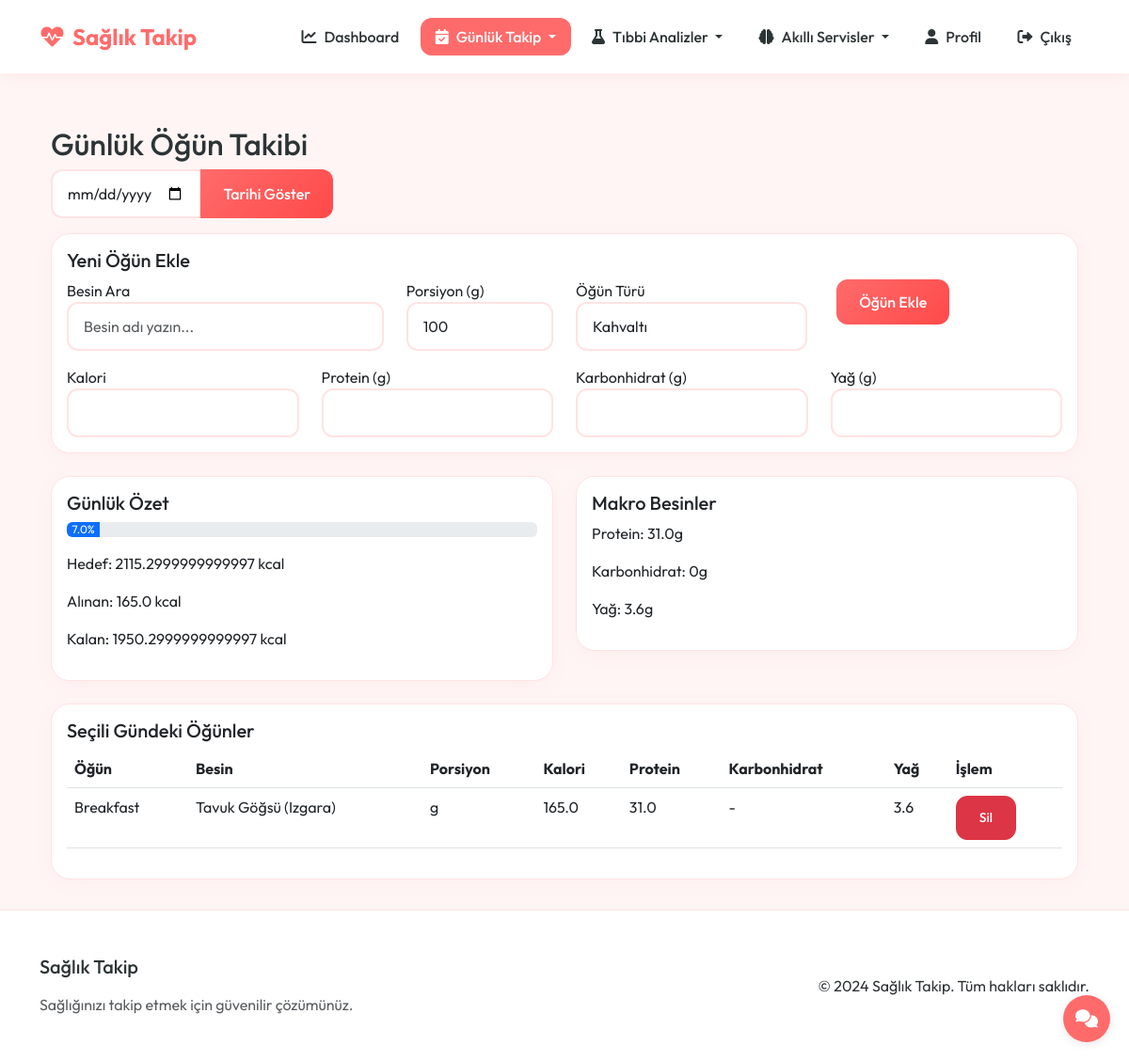
Before: /meals (signed in) with the older database file.
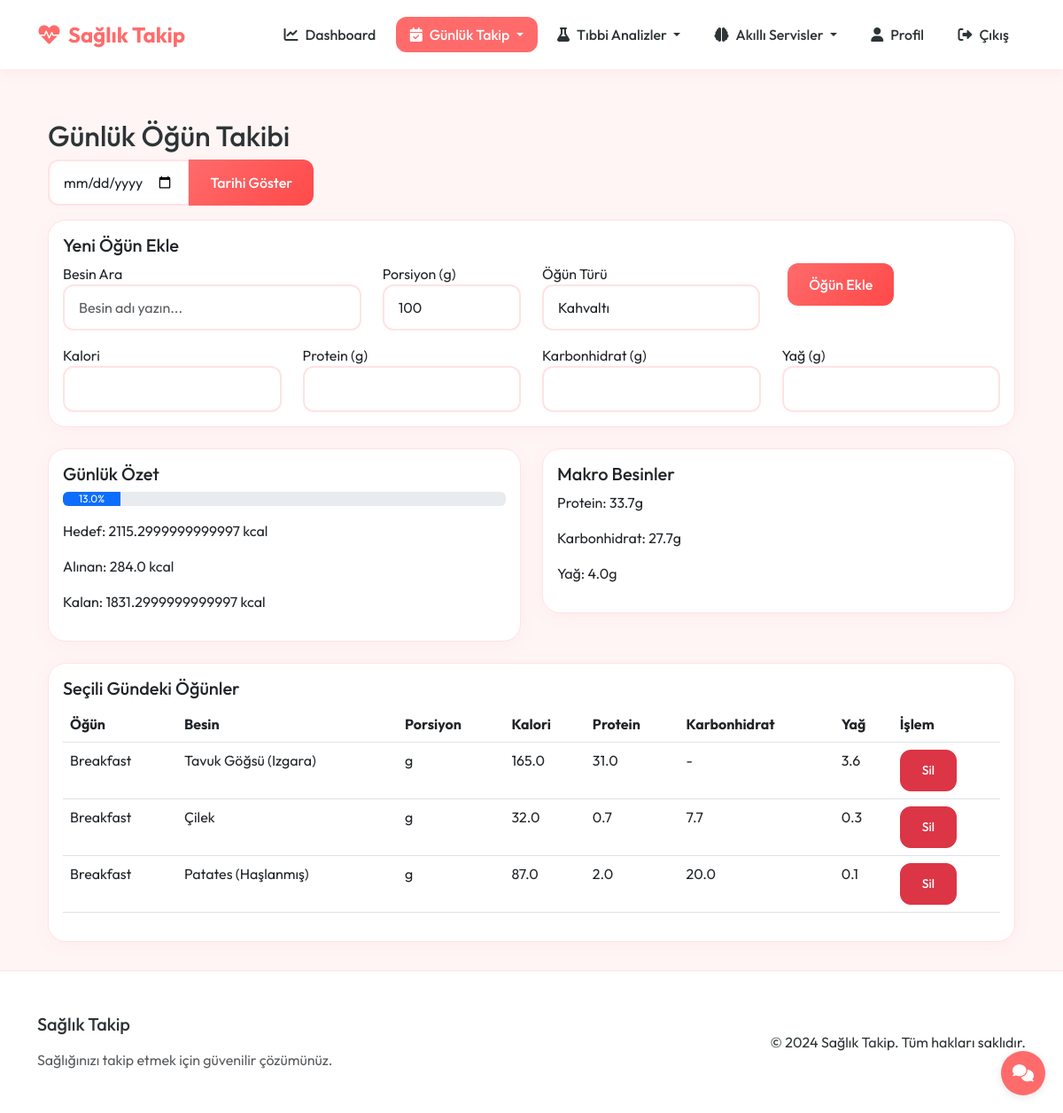
After: the same page with the newer database file.
### app.py (models this page shows)
class Meal(db.Model):
    id = db.Column(db.Integer, primary_key=True)
    user_id = db.Column(db.Integer, db.ForeignKey('user.id'), nullable=False)
    date = db.Column(db.Date, nullable=False, default=date.today)
    meal_type = db.Column(db.String(20))  # Breakfast, Lunch, Dinner, Snack
    food_name = db.Column(db.String(100), nullable=False)
    calories = db.Column(db.Float, nullable=False)
    protein = db.Column(db.Float)
    carbs = db.Column(db.Float)
    fat = db.Column(db.Float)
    created_at = db.Column(db.DateTime, default=datetime.utcnow)

### app.py (the view)
@app.route('/meals')
@login_required
def meals():
    today = date.today()
    meals = Meal.query.filter_by(user_id=current_user.id, date=today).all()
    daily_totals = {
        'calories': sum(meal.calories for meal in meals),
        'protein': sum(meal.protein or 0 for meal in meals),
        'carbs': sum(meal.carbs or 0 for meal in meals),
        'fat': sum(meal.fat or 0 for meal in meals)
    }
    daily_goal = current_user.calculate_daily_calories()
    return render_template('nutrition/meals.html',
                         meals=meals,
                         daily_totals=daily_totals,
                         daily_goal=daily_goal)

### app.py (called while the page is built)
@login_manager.user_loader
def load_user(user_id):
    return User.query.get(int(user_id))

    def calculate_bmr(self):
        if self.gender == 'male':
            bmr = 10 * self.weight + 6.25 * self.height - 5 * self.age + 5
        else:
            bmr = 10 * self.weight + 6.25 * self.height - 5 * self.age - 161
        return bmr

    def calculate_tdee(self):
        activity_multipliers = {
            'sedentary': 1.2,
            'lightly_active': 1.375,
            'moderately_active': 1.55,
            'very_active': 1.725,
            'extra_active': 1.9
        }
        bmr = self.calculate_bmr()
        level = (self.activity_level or 'sedentary').lower()
        multiplier = activity_multipliers.get(level, 1.2)
        tdee = bmr * multiplier
        return tdee

    def calculate_daily_calories(self):
        tdee = self.calculate_tdee()
        goal = (self.goal or 'maintain').lower()
        if goal == 'lose_weight':
            return tdee - 500
        elif goal == 'gain_weight':
            return tdee + 500
        return tdee

### health_app/templates/nutrition/meals.html (shortened to what this page needs)
{% set percent = (daily_totals.calories / daily_goal * 100) if daily_goal else 0 %}
{% set percent = percent if percent < 100 else 100 %}
{% set style_str = 'width: {}%;'.format(percent|round(0, 'floor')) %}
{% extends "base.html" %}
{% block content %}
<div class="container mt-4">
    <h2>Günlük Öğün Takibi</h2>
    <form method="get" class="mb-3">
        <div class="input-group" style="max-width: 300px;">
            <input type="date" class="form-control" name="date" value="{{ selected_date }}">
            <button class="btn btn-primary" type="submit">Tarihi Göster</button>
        </div>
    </form>
    <div class="card mb-4">
        <div class="card-body">
            <h5 class="card-title">Yeni Öğün Ekle</h5>
            <form id="addMealForm" method="POST" action="{{ url_for('add_meal') }}">
                <div class="row">
                    <div class="col-md-4">
                        <div class="form-group">
                            <label for="foodSearch">Besin Ara</label>
                            <input type="text" class="form-control" id="foodSearch" placeholder="Besin adı yazın...">
                        </div>
                    </div>
                    <div class="col-md-2">
                        <div class="form-group">
                            <label for="portion">Porsiyon (g)</label>
                            <input type="number" class="form-control" id="portion" value="100" min="1">
                        </div>
                    </div>
                    <div class="col-md-3">
                        <div class="form-group">
                            <label for="mealType">Öğün Türü</label>
                            <select class="form-control" id="mealType" name="meal_type" required>
                                <option value="breakfast">Kahvaltı</option>
                            </select>
                        </div>
                    </div>
                    <div class="col-md-3">
                        <div class="form-group">
                            <label>&nbsp;</label>
                            <button type="submit" class="btn btn-primary btn-block">Öğün Ekle</button>
                        </div>
                    </div>
                </div>
                <div class="row mt-3">
                    <div class="col-md-3">
                        <div class="form-group">
                            <label>Kalori</label>
                            <input type="number" class="form-control" id="calories" name="calories" readonly>
                        </div>
                    </div>
                    <div class="col-md-3">
                        <div class="form-group">
                            <label>Protein (g)</label>
                            <input type="number" class="form-control" id="protein" name="protein" readonly>
                        </div>
                    </div>
                    <div class="col-md-3">
                        <div class="form-group">
                            <label>Karbonhidrat (g)</label>
                            <input type="number" class="form-control" id="carbs" name="carbs" readonly>
                        </div>
                    </div>
                    <div class="col-md-3">
                        <div class="form-group">
                            <label>Yağ (g)</label>
                            <input type="number" class="form-control" id="fat" name="fat" readonly>
                        </div>
                    </div>
                </div>
            </form>
        </div>
    </div>
    <div class="row mb-4">
        <div class="col-md-6">
            <div class="card">
                <div class="card-body">
                    <h5 class="card-title">Günlük Özet</h5>
                    <div class="progress mb-3">
                        <div class="progress-bar" role="progressbar"
                             style="{{ style_str }}"
                             aria-valuenow="{{ daily_totals.calories }}"
                             aria-valuemin="0"
                             aria-valuemax="{{ daily_goal }}">
                            {{ percent|round(0, 'floor') }}%
                        </div>
                    </div>
                    <p>Hedef: {{ daily_goal }} kcal</p>
                    <p>Alınan: {{ daily_totals.calories }} kcal</p>
                    <p>Kalan: {{ daily_goal - daily_totals.calories }} kcal</p>
                </div>
            </div>
        </div>
        <div class="col-md-6">
            <div class="card">
                <div class="card-body">
                    <h5 class="card-title">Makro Besinler</h5>
                    <p>Protein: {{ daily_totals.protein|round(1) }}g</p>
                    <p>Karbonhidrat: {{ daily_totals.carbs|round(1) }}g</p>
                    <p>Yağ: {{ daily_totals.fat|round(1) }}g</p>
                </div>
            </div>
        </div>
    </div>
    <div class="card">
        <div class="card-body">
            <h5 class="card-title">Seçili Gündeki Öğünler</h5>
            {% if meals %}
            <div class="table-responsive">
                <table class="table">
                    <thead>
                        <tr>
                            <th>Öğün</th>
                            <th>Besin</th>
                            <th>Porsiyon</th>
                            <th>Kalori</th>
                            <th>Protein</th>
                            <th>Karbonhidrat</th>
                            <th>Yağ</th>
                            <th>İşlem</th>
                        </tr>
                    </thead>
                    <tbody>
                        {% for meal in meals %}
                        <tr>
                            <td>{{ meal.meal_type|title }}</td>
                            <td>{{ meal.food_name }}</td>
                            <td>{{ meal.portion }}g</td>
                            <td>{{ meal.calories|round(1) }}</td>
                            <td>{{ meal.protein|round(1) if meal.protein else '-' }}</td>
                            <td>{{ meal.carbs|round(1) if meal.carbs else '-' }}</td>
                            <td>{{ meal.fat|round(1) if meal.fat else '-' }}</td>
                            <td>
                                <form action="{{ url_for('delete_meal', meal_id=meal.id) }}" method="POST" style="display: inline;">
                                    <button type="submit" class="btn btn-danger btn-sm" onclick="return confirm('Bu öğünü silmek istediğinizden emin misiniz?')">Sil</button>
                                </form>
                            </td>
                        </tr>
                        {% endfor %}
                    </tbody>
                </table>
            </div>
            {% else %}
            <p class="text-muted">Henüz öğün eklenmemiş.</p>
            {% endif %}
        </div>
    </div>
</div>
{% endblock %}

### health_app/templates/base.html (shortened to what this page needs)
<!DOCTYPE html>
<html lang="tr">
<head>
    <link href="https://cdn.jsdelivr.net/npm/bootstrap@5.3.0/dist/css/bootstrap.min.css" rel="stylesheet">
    <link href="https://cdnjs.cloudflare.com/ajax/libs/font-awesome/6.0.0/css/all.min.css" rel="stylesheet">
    <link rel="stylesheet" href="https://cdnjs.cloudflare.com/ajax/libs/animate.css/4.1.1/animate.min.css">
</head>
<body>
    <nav class="navbar navbar-expand-lg">
        <div class="container">
            <a class="navbar-brand" href="{{ url_for('index') }}">
                <i class="fas fa-heartbeat me-2"></i>Sağlık Takip
            </a>
            <div class="collapse navbar-collapse" id="navbarNav">
                <ul class="navbar-nav ms-auto">
                    {% if current_user.is_authenticated %}
                        <li class="nav-item">
                            <a class="nav-link {% if request.endpoint == 'dashboard' %}active{% endif %}" href="{{ url_for('dashboard') }}">
                                <i class="fas fa-chart-line me-2"></i>Dashboard
                            </a>
                        </li>
                        <li class="nav-item dropdown">
                            <a class="nav-link dropdown-toggle {% if request.endpoint in ['health_journal', 'calorie_calculator', 'meals'] %}active{% endif %}" href="#" id="dailyTrackingDropdown" role="button" data-bs-toggle="dropdown" aria-expanded="false">
                                <i class="fas fa-calendar-check me-2"></i>Günlük Takip
                            </a>
                        </li>
                        <li class="nav-item dropdown">
                            <a class="nav-link dropdown-toggle " href="#" id="medicalAnalysisDropdown" role="button" data-bs-toggle="dropdown" aria-expanded="false">
                                <i class="fas fa-flask me-2"></i>Tıbbi Analizler
                            </a>
                        </li>
                        <li class="nav-item dropdown">
                            <a class="nav-link dropdown-toggle " href="#" id="smartServicesDropdown" role="button" data-bs-toggle="dropdown" aria-expanded="false">
                                <i class="fas fa-brain me-2"></i>Akıllı Servisler
                            </a>
                        </li>
                        <li class="nav-item">
                            <a class="nav-link {% if request.endpoint == 'profile' %}active{% endif %}" href="{{ url_for('profile') }}">
                                <i class="fas fa-user me-2"></i>Profil
                            </a>
                        </li>
                        <li class="nav-item">
                            <a class="nav-link" href="{{ url_for('logout') }}">
                                <i class="fas fa-sign-out-alt me-2"></i>Çıkış
                            </a>
                        </li>
                    {% endif %}
                </ul>
            </div>
        </div>
    </nav>
    <main class="main-content">
        <div class="container">
            {% block content %}{% endblock %}
        </div>
    </main>
    <button class="chat-toggle-btn" id="chatToggle">
        <i class="fas fa-comments"></i>
    </button>
    <footer class="footer">
        <div class="container">
            <div class="row align-items-center">
                <div class="col-md-6">
                    <h5 class="mb-3">Sağlık Takip</h5>
                    <p class="text-muted mb-0">Sağlığınızı takip etmek için güvenilir çözümünüz.</p>
                </div>
                <div class="col-md-6 text-md-end">
                    <p class="mb-0">&copy; 2024 Sağlık Takip. Tüm hakları saklıdır.</p>
                </div>
            </div>
        </div>
    </footer>
</body>
</html>

### health_app/templates/base.html (style rules this page uses)
:root { --primary-color: #FF6B6B !important; --primary-light: #FFE3E3 !important; --primary-dark: #FF4949 !important; --secondary-color: #4ECDC4 !important; --accent-color: #FF8B8B !important; --background-color: #FFF5F5 !important; --text-color: #2D3436 !important; --card-bg: #FFFFFF !important; --border-color: #FFE3E3 !important; }
body { font-family: 'Outfit', sans-serif !important; background-color: var(--background-color) !important; color: var(--text-color) !important; min-height: 100vh; display: flex; flex-direction: column; }
.navbar { background: var(--card-bg) !important; box-shadow: 0 2px 15px rgba(255, 107, 107, 0.1) !important; padding: 1rem 0; position: sticky; top: 0; z-index: 1000; backdrop-filter: blur(10px); -webkit-backdrop-filter: blur(10px); }
.navbar-brand { font-weight: 700 !important; color: var(--primary-color) !important; font-size: 1.5rem; transition: all 0.3s ease; }
.nav-link { color: var(--text-color) !important; font-weight: 500; padding: 0.5rem 1rem !important; border-radius: 12px; transition: all 0.3s ease; margin: 0 0.2rem; }
.nav-link.active { background-color: var(--primary-color) !important; color: white !important; }
.main-content { flex: 1; padding: 2rem 0; }
.card { background: var(--card-bg); border: 1px solid var(--border-color); border-radius: 20px; box-shadow: 0 4px 20px rgba(255, 107, 107, 0.05); transition: all 0.3s cubic-bezier(0.4, 0, 0.2, 1); overflow: hidden; }
.btn { padding: 0.75rem 1.5rem; font-weight: 500; border-radius: 12px; transition: all 0.3s cubic-bezier(0.4, 0, 0.2, 1); position: relative; overflow: hidden; }
.btn::after { content: ''; position: absolute; top: 50%; left: 50%; width: 0; height: 0; background: rgba(255, 255, 255, 0.2); border-radius: 50%; transform: translate(-50%, -50%); transition: width 0.6s ease, height 0.6s ease; }
.btn-primary { background: linear-gradient(135deg, var(--primary-color), var(--primary-dark)) !important; border: none !important; }
.form-control { border: 2px solid var(--border-color); border-radius: 12px; padding: 0.75rem 1rem; font-size: 1rem; transition: all 0.3s ease; }
.footer { background: var(--card-bg); border-top: 1px solid var(--border-color); padding: 3rem 0; margin-top: auto; }
.chat-toggle-btn { position: fixed; bottom: 20px; right: 20px; width: 50px; height: 50px; border-radius: 50%; background: #FF6B6B; color: white; border: none; box-shadow: 0 2px 10px rgba(0,0,0,0.1); display: flex; align-items: center; justify-content: center; font-size: 1.2rem; cursor: pointer; z-index: 999; transition: all 0.3s ease; }

Changed rows visible on the page:
added Meal: meal_type "Breakfast", food_name "Çilek", calories "32.0", protein "0.7", carbs "7.7", fat "0.3"
added Meal: meal_type "Breakfast", food_name "Patates (Haşlanmış)", calories "87.0", protein "2.0", carbs "20.0", fat "0.1"
Other visible differences:
{{ daily_totals.calories }}: 165.0 → 284.0 (drawn)
{{ percent|round(0, 'floor') }}: "7.0" → "13.0"
{{ daily_totals.calories }}: "165.0" → "284.0"
{{ daily_goal - daily_totals.calories }}: "1950.2999999999997" → "1831.2999999999997"
{{ daily_totals.protein|round(1) }}: "31.0" → "33.7"
{{ daily_totals.carbs|round(1) }}: "0" → "27.7"
{{ daily_totals.fat|round(1) }}: "3.6" → "4.0"
